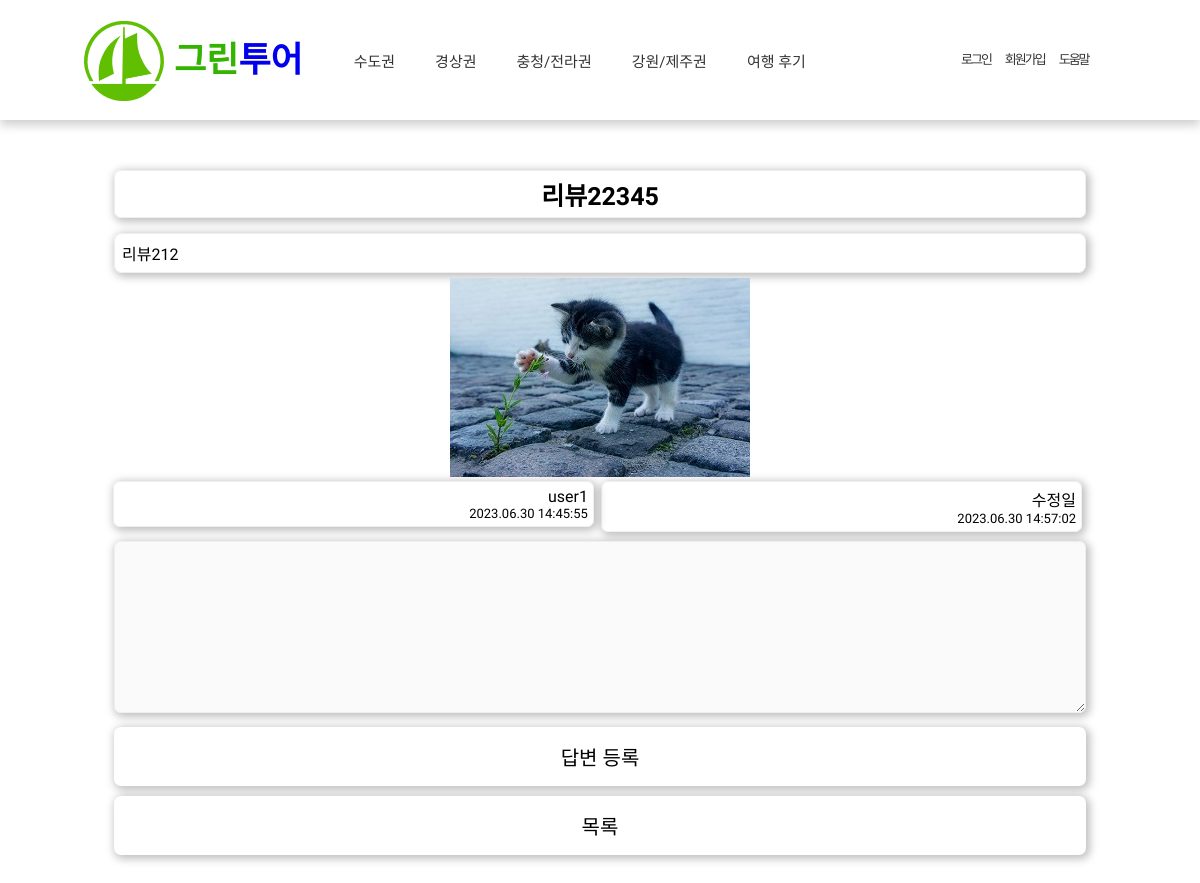
/tour/detail/7/, run on the app's committed database.
### tour/models.py (models this page shows, shortened)
class Question(models.Model):
    author = models.ForeignKey(User, on_delete=models.CASCADE)
    subject = models.CharField(max_length=200)
    content = models.TextField()
    create_date = models.DateTimeField()
    modify_date = models.DateTimeField(null=True, blank=True)
    photo = models.ImageField(upload_to='tour/images/%Y/%m/%d/',
                              null=True, blank=True)

### tour/views.py (the view)
# urls.py: path('detail/<int:question_id>/', views.detail, name='detail'),
def detail(request, question_id):
    question = get_object_or_404(Question, pk=question_id)
    context = {'question': question}
    return render(request, 'tour/detail.html', context)

### templates/tour/detail.html (shortened to what this page needs)
{% extends 'base.html' %}
{% load static %}
{% block content %}
{% include 'header.html' %}
<link rel="stylesheet" href="{% static 'tour/css/boardDetail.css' %}">
<div class="board_detail_container">
    <h2 class="board_detail_subject">{{ question.subject }}</h2>
    <div class="board_detail_part1">
        <div class="board_detail_content_part1_all">
            <div class="board_detail_content">
                {{ question.content }}
            </div>
            {% if question.photo %}
            <div class="photo">
                <img src="{{ question.photo.url }}">
            </div>
            {% endif %}
            <div class="board_detail_author_date_all">
                {% if question.modify_date %}
                <div class="board_detail_modify_date_all">
                    <div class="board_detail_modify_date_text">수정일</div>
                    <div class="board_detail_modify_date">{{ question.modify_date|date:"Y.m.d H:i:s" }}</div>
                </div>
                {% endif %}
                <div class="board_detail_author_create_date">
                    <div class="board_detail_author">{{ question.author }}</div>
                    <div class="board_detail_create_date">{{ question.create_date|date:"Y.m.d H:i:s" }}</div>
                </div>
            </div>
        </div>
    </div>
    <form action="{% url 'tour:answer_create' question.id %}" method="post" class="board_detail_textarea_form">
        <div class="board_detail_textarea_box">
            <textarea name="content" id="content" rows="10" cols="40" class="board_detail_textarea"
                      {% if not user.is_authenticated %}disabled{% endif %}></textarea>
        </div>
        <input type="submit" value="답변 등록" class="board_detail_input_button">
    </form>
    <button type="button" class="board_detail_button" onclick="location.href='{% url 'tour:question_list' %}'">목록</button>
</div>
{% endblock %}

### static/tour/css/style.css (style rules this page uses)
* { margin: 0; padding: 0; box-sizing: border-box; }

### static/tour/css/head.css (style rules this page uses)
* { margin: 0; padding: 0; font-family: Arial, Helvetica, sans-serif; text-decoration: none; }

### static/tour/css/boardDetail.css (style rules this page uses)
* { margin: 0; padding: 0; box-sizing: border-box; font-family: 'Belanosima', sans-serif; }
.board_detail_container { width: 90%; margin: 50px auto; text-align: center; }
.board_detail_subject { width: 90%; margin: 10px auto 15px auto; padding: 5px; font-size: 25px; border-radius: 7px; border: 1px solid #EFEFEF; box-shadow: 2px 2px 8px 2px rgba(0, 0, 0, 0.25) }
.board_detail_content { width: 90%; margin: 0 auto 5px auto; padding: 7px; text-align: left; border-radius: 8px; border: 1px solid #EFEFEF; box-shadow: 2px 2px 8px 2px rgba(0, 0, 0, 0.25) }
.board_detail_author_date_all, .board_detail_answer_author_date_all1 { width: 90%; margin: -10px auto 0 auto; height: 7vh; display: inline-block; justify-content: center; align-items: center; }
.board_detail_modify_date_all, .board_detail_author_create_date, .board_detail_answer_modify_text_date, .board_detail_answer_author_create_date { width: 49%; margin: 10px auto 0 auto; padding: 5px; text-align: right; float: right; border-radius: 7px; border: 1px solid #EFEFEF; box-shadow: 2px 2px 8px 2px rgba(0, 0, 0, 0.25) }
.board_detail_author_date_all { justify-content: center; }
.board_detail_modify_date_all, .board_detail_answer_modify_text_date { margin-left: 7px; }
.board_detail_modify_date, .board_detail_create_date, .board_detail_answer_modify_date, .board_detail_answer_create_date { font-size: 13px; }
.board_detail_textarea_box { margin: 10px auto 10px auto; text-align: center; }
.board_detail_textarea, .board_detail_input_button, .board_detail_button { width: 90%; }
.board_detail_textarea { padding: 10px; text-align: left; border-radius: 7px; border: 1px solid #EFEFEF; box-shadow: 2px 2px 8px 2px rgba(0, 0, 0, 0.25) }
.board_detail_input_button, .board_detail_button { padding: 10px 0; margin: 0 0 10px 0; border-radius: 7px; background: #fff; font-size: 20px; border: none; box-shadow: 2px 2px 8px 2px rgba(0, 0, 0, 0.25) }
@media screen and (min-width: 780px) { .board_detail_modify_date_all, .board_detail_author_create_date, .board_detail_answer_modify_text_date, .board_detail_answer_author_create_date { width: 49%; margin: 10px auto; } }
@media screen and (min-width: 780px) { .board_detail_modify_date_all, .board_detail_answer_modify_text_date { margin-left: 7px; } }
@media screen and (min-width: 780px) { .board_detail_author_date_all { text-align: center; margin-right: 8px; } }
@media screen and (min-width: 780px) { .board_detail_input_button, .board_detail_button { padding: 15px 0; } }
@media screen and (min-width: 1100px) { .board_detail_author_create_date, .board_detail_modify_date_all { width: 49.5%; } }

### data on the page
Question: subject "리뷰22345", content "리뷰212", photo (picture), modify_date "2023.06.30 14:57:02", author "user1", create_date "2023.06.30 14:45:55"
